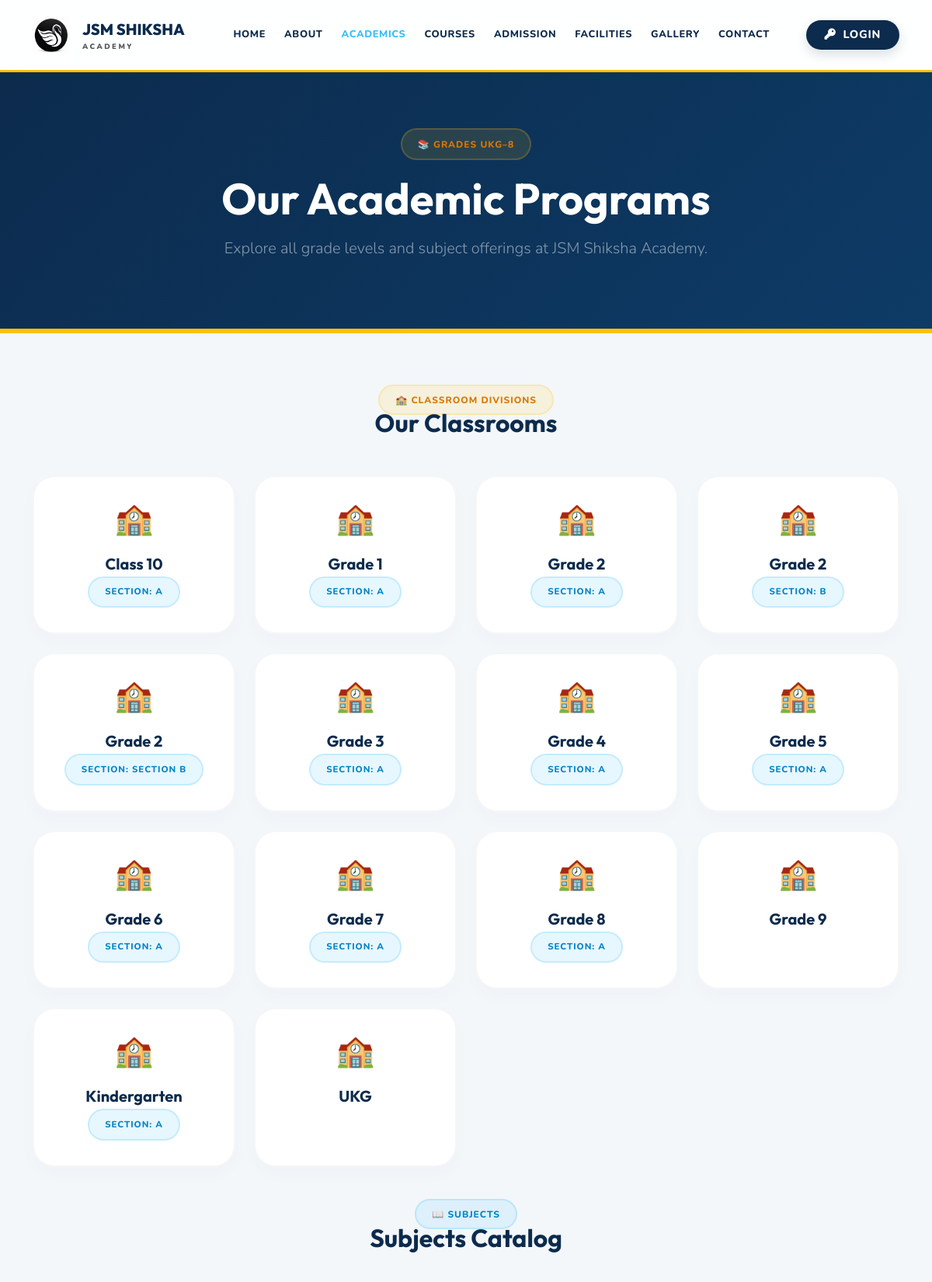
Screenshot of /academics/ (upper part) with the database file from the repository.
### academics/models.py (models this page shows, shortened)
class ClassRoom(models.Model):
    name = models.CharField(max_length=80)
    section = models.CharField(max_length=20, blank=True)
    academic_year = models.CharField(max_length=20)
    capacity = models.PositiveIntegerField(default=40)
    class_teacher = models.ForeignKey(
        "users.TeacherProfile",
        on_delete=models.SET_NULL,
        related_name="classrooms",
        blank=True,
        null=True,
    )
    is_active = models.BooleanField(default=True)
    created_at = models.DateTimeField(auto_now_add=True)
    updated_at = models.DateTimeField(auto_now=True)
    class Meta:
        constraints = [
            models.UniqueConstraint(
                fields=["name", "section", "academic_year"],
                name="unique_classroom_per_year",
            )
        ]
        ordering = ["name", "section"]

### dashboard/views.py (the view)
# urls.py: path("academics/", views.academics_view, name="academics"),
def academics_view(request):
    classrooms = ClassRoom.objects.all()
    subjects = Subject.objects.all()
    return render(request, "home/academics.html", {
        "classrooms": classrooms,
        "subjects": subjects
    })

### templates/home/academics.html (shortened to what this page needs)
{% extends "base.html" %}
{% load static %}
{% block content %}
<div class="py-5 text-white" style="background: linear-gradient(135deg, var(--primary-color) 0%, #0d3b66 100%); border-bottom: 6px solid var(--accent-color);">
    <div class="container py-4 text-center">
        <span class="badge-premium-gold mb-3 d-inline-block">📚 Grades UKG–8</span>
        <h1 class="display-4 fw-bold text-white mb-3" style="font-family:'Outfit',sans-serif;">Our Academic Programs</h1>
        <p class="lead text-white-50">Explore all grade levels and subject offerings at JSM Shiksha Academy.</p>
    </div>
</div>
<div class="py-5">
    <div class="container py-4">
        <div class="text-center mb-5">
            <span class="badge-premium-gold mb-3">🏫 Classroom Divisions</span>
            <h2 class="fw-bold" style="color:var(--primary-color); font-family:'Outfit',sans-serif;">Our Classrooms</h2>
        </div>
        <div class="row g-4 mb-5">
            {% for cls in classrooms %}
            <div class="col-6 col-md-4 col-lg-3">
                <div class="premium-card p-4 bg-white text-center h-100">
                    <div class="mb-3" style="font-size:2.5rem;">🏫</div>
                    <h5 class="fw-bold mb-1" style="color:var(--primary-color); font-family:'Outfit',sans-serif;">{{ cls.name }}</h5>
                    {% if cls.section %}<span class="badge-premium-blue mb-2 d-inline-block" style="font-size:0.72rem;">Section: {{ cls.section }}</span>{% endif %}
                </div>
            </div>
            {% empty %}
            <div class="col-12 text-center py-4">
                <p class="text-muted">No classrooms configured yet.</p>
            </div>
            {% endfor %}
        </div>
        <div class="text-center mb-5">
            <span class="badge-premium-blue mb-3">📖 Subjects</span>
            <h2 class="fw-bold" style="color:var(--primary-color); font-family:'Outfit',sans-serif;">Subjects Catalog</h2>
        </div>
        <div class="row g-3">
        </div>
    </div>
</div>
{% endblock %}

### rows the page displays
ClassRoom: name "Class 10", section "A"
ClassRoom: name "Grade 1", section "A"
ClassRoom: name "Grade 2", section "A"
ClassRoom: name "Grade 2", section "B"
ClassRoom: name "Grade 2", section "SECTION B"
ClassRoom: name "Grade 3", section "A"
ClassRoom: name "Grade 4", section "A"
ClassRoom: name "Grade 5", section "A"
ClassRoom: name "Grade 6", section "A"
ClassRoom: name "Grade 7", section "A"
ClassRoom: name "Grade 8", section "A"
ClassRoom: name "Grade 9"
ClassRoom: name "Kindergarten", section "A"
ClassRoom: name "UKG"
